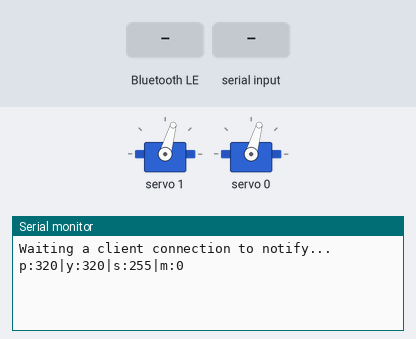
The program below on a simulated ESP32. Parts: 2 × servo, the last lines printed to the serial monitor. The test bench sets the inputs (shaded band). Nothing arrives over Bluetooth unless stated; a phone connects over Bluetooth LE 3 s after start.

Above: at 1.2 s.
1.3 s: Bluetooth LE write "forward" received
At 2.3 s:
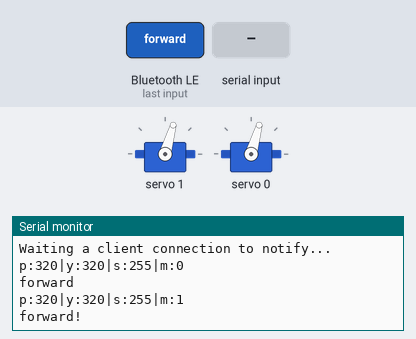
2.8 s: "back\n" received over the second serial link
At 3.9 s:
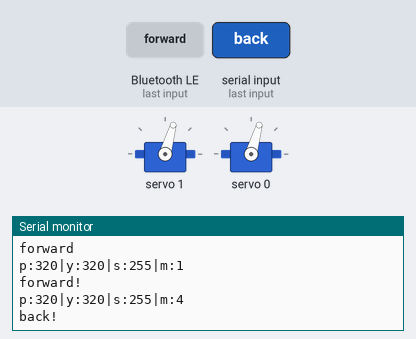
4.3 s: Bluetooth LE write "back" received
At 5.5 s:
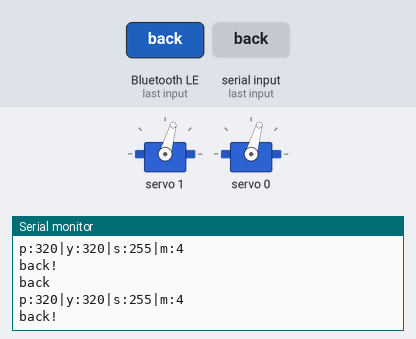
5.8 s: "left\n" received over the second serial link
At 6.3 s:
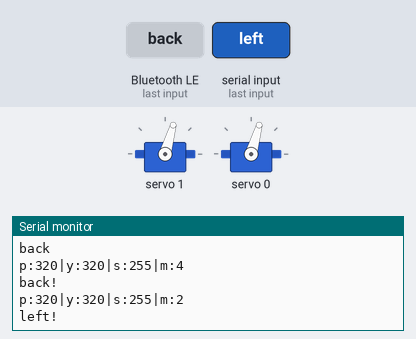
7.3 s: Bluetooth LE write "left" received
At 8.0 s:
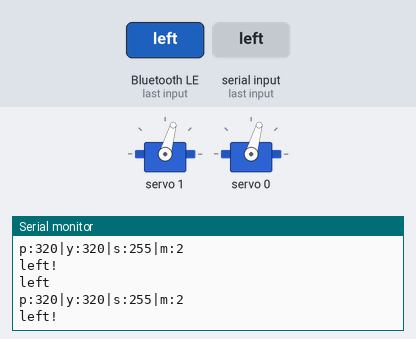
8.8 s: "right\n" received over the second serial link
At 9.7 s:
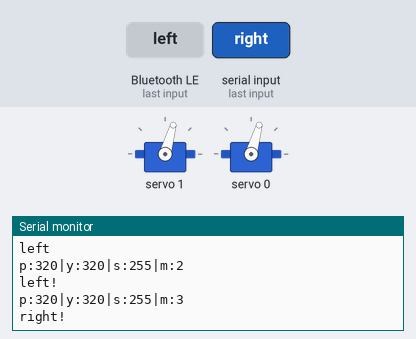
Timing chart, 0 to 11.3 s (numbered marks = the images above; inputs shaded):
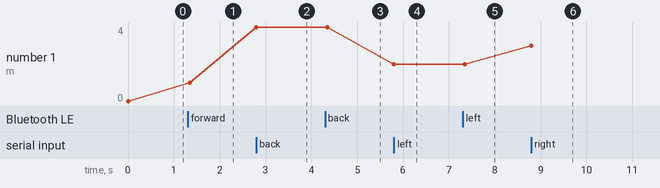

The program:

main.cpp
```cpp
#include <Arduino.h>

#include <BLEDevice.h>
#include <BLEServer.h>
#include <BLEUtils.h>
#include <BLE2902.h>

#include <Wire.h>
#include <Adafruit_MotorShield_MOD_CB.h>
#include <Adafruit_MS_PWMServoDriver.h>

// Create the motor shield object
Adafruit_MotorShield AFMS = Adafruit_MotorShield(0x40);

// Select which 'port' M1, M2, M3 or M4. In this case, M1
Adafruit_DCMotor *rightMotor = AFMS.getMotor(1);
// Make another motor on port M2
Adafruit_DCMotor *leftMotor = AFMS.getMotor(2);


#define MAX_SPEED 255

//  main speed
uint8_t mSpeed = MAX_SPEED;

// low speed for turning etc
uint8_t lSpeed = 90;


Adafruit_MS_PWMServoDriver pwm = Adafruit_MS_PWMServoDriver(0x40);

#define MIN_YAW 220
#define MAX_YAW 420

#define MIN_PITCH 190
#define MAX_PITCH 450

//  main speed
volatile int yawPWM = 320;
volatile int pitchPWM = 320;

// For reporting
char writeTemplate[] =  "p:%i|y:%i|s:%i|m:%i";
volatile bool servoChanged = true;
volatile bool motorChanged = false;

BLECharacteristic *txCharacteristic;
BLECharacteristic *rxCharacteristic;

bool deviceConnected = false;
uint8_t txValue = 0;
String filterString;

#define SERVICE_UUID           "6E400001-B5A3-F393-E0A9-E50E24DCCA9E" // UART service UUID
#define CHARACTERISTIC_UUID_RX "6E400002-B5A3-F393-E0A9-E50E24DCCA9E"
#define CHARACTERISTIC_UUID_TX "6E400003-B5A3-F393-E0A9-E50E24DCCA9E"


volatile int nextMove = 0;

#define STOP 0
#define FORWARD 1
#define LEFT 2
#define RIGHT 3
#define BACK 4
#define SET_SPEED 5

#define RXD2 16
#define TXD2 17


void forward() {
  Serial.println("forward!");
  leftMotor->setSpeed(mSpeed);
  rightMotor->setSpeed(mSpeed);
  leftMotor->run(FORWARD);
  rightMotor->run(FORWARD);
}

void left() {
  Serial.println("left!");
  //leftMotor->setSpeed(lSpeed/2);
  leftMotor->setSpeed(lSpeed);
  rightMotor->setSpeed(lSpeed);
  leftMotor->run(BACKWARD);
  rightMotor->run(FORWARD);
}

void right() {
  Serial.println("right!");
  leftMotor->setSpeed(lSpeed);
  //rightMotor->setSpeed(lSpeed/2);
  rightMotor->setSpeed(lSpeed);
  leftMotor->run(FORWARD);
  rightMotor->run(BACKWARD);
}
void backward() {
  Serial.println("back!");
  leftMotor->setSpeed(mSpeed);
  rightMotor->setSpeed(mSpeed);
  leftMotor->run(BACKWARD);
  rightMotor->run(BACKWARD);
}

void stop() {
  Serial.println("stop!");
  leftMotor->run(RELEASE);
  rightMotor->run(RELEASE);
}

void yaw(int yawValue) {
  Serial.println("yaw!");
  Serial.println(yawValue);
  yawPWM = yawValue;
  servoChanged = true;
}

void pitch(int pitchValue) {
  Serial.println("pitch!");
  Serial.println(pitchValue);
  pitchPWM = pitchValue;
  servoChanged = true;
}

void setSpeed() {
  leftMotor->setSpeed(mSpeed);
  rightMotor->setSpeed(mSpeed);
}


String getValue(String data, char separator, int index)
{
    int found = 0;
    int strIndex[] = { 0, -1 };
    int maxIndex = data.length() - 1;

    for (int i = 0; i <= maxIndex && found <= index; i++) {
        if (data.charAt(i) == separator || i == maxIndex) {
            found++;
            strIndex[0] = strIndex[1] + 1;
            strIndex[1] = (i == maxIndex) ? i+1 : i;
        }
    }
    return found > index ? data.substring(strIndex[0], strIndex[1]) : "";
}

void handleCommand(String filterString) {
  if (filterString.equals("forward")) {
    nextMove = FORWARD;
    motorChanged = true;
  } else if (filterString.equals("back")) {
    nextMove = BACK;
    motorChanged = true;
  } else if (filterString.equals("left")) {
    nextMove = LEFT;
    motorChanged = true;
  } else if (filterString.equals("right")) {
    nextMove = RIGHT;
    motorChanged = true;
  } else if (filterString.equals("stop")) {
    nextMove = STOP;
    motorChanged = true;
  } else if (filterString.startsWith("speed")) {
    String speedValue = getValue(filterString, ':', 1);
    int speedValueInt = speedValue.toInt();
    if (speedValueInt > 0 && speedValueInt < MAX_SPEED) {
      mSpeed = speedValueInt;  // convert string to integer
      lSpeed = mSpeed * .6;  // set low speed to 60%
      nextMove = SET_SPEED;
      motorChanged = true;
    }

  } else if (filterString.startsWith("yaw")) {
    String yawValue = getValue(filterString, ':', 1);
    int yawValueInt = yawValue.toInt();
    if (yawValueInt > MIN_YAW && yawValueInt < MAX_YAW) {
      yaw(yawValueInt);
    }
  } else if (filterString.startsWith("pitch")) {
    String pitchValue = getValue(filterString, ':', 1);
    int pitchValueInt = pitchValue.toInt();
    if (pitchValueInt > MIN_PITCH && pitchValueInt < MAX_PITCH) {
      pitch(pitchValueInt);
    }
  }
}

class MyServerCallbacks: public BLEServerCallbacks {
  void onConnect(BLEServer* pServer) {
  deviceConnected = true;
  };
  void onDisconnect(BLEServer* pServer) {
  deviceConnected = false;
  }
};
class Callbacks: public BLECharacteristicCallbacks {
  void onWrite(BLECharacteristic *pCharacteristic) {
    std::string rxValue = pCharacteristic->getValue();

    filterString = rxValue.c_str(); // Convert to standard c string format
    Serial.println(filterString);
    handleCommand(filterString);
  }
};
void setup() {
  Serial.begin(9600);
  Serial2.begin(9600, SERIAL_8N1, RXD2, TXD2);


  AFMS.begin();  // create with the default frequency 1.6KHz
  //AFMS.begin(1000);  // OR with a different frequency, say 1KHz

  // Set the speed to start, from 0 (off) to 255 (max speed)
  leftMotor->setSpeed(mSpeed);
  leftMotor->run(FORWARD);
  // turn on motor
  leftMotor->run(RELEASE);


  rightMotor->setSpeed(mSpeed);
  rightMotor->run(FORWARD);
  // turn on motor
  rightMotor->run(RELEASE);

  // Servos

  pwm.begin();

  pwm.setPWMFreq(60);  // Analog servos run at ~60 Hz updates

  // Create the BLE Device
  BLEDevice::init("ESP32bot");
  // Create the BLE Server
  BLEServer *server = BLEDevice::createServer();

  server->setCallbacks(new MyServerCallbacks());
  // Create the BLE Service
  BLEService *service = server->createService(SERVICE_UUID);

  // TX Characteristic
  txCharacteristic = service->createCharacteristic(
    CHARACTERISTIC_UUID_TX,
    BLECharacteristic::PROPERTY_NOTIFY | BLECharacteristic::PROPERTY_READ
  );

  txCharacteristic->addDescriptor(new BLE2902());

  // RX Characteristic
  BLECharacteristic *rxCharacteristic = service->createCharacteristic(
    CHARACTERISTIC_UUID_RX,
    BLECharacteristic::PROPERTY_WRITE
  );
  rxCharacteristic->setCallbacks(new Callbacks());
  // Start the service
  service->start();
  // Start advertising
  server->getAdvertising()->start();
  Serial.println("Waiting a client connection to notify...");
}

void writeCurrentState() {
  char writeValue[80];

  sprintf(writeValue, writeTemplate, pitchPWM, yawPWM, mSpeed, nextMove);

  txCharacteristic->setValue(writeValue);
  txCharacteristic->notify();

  Serial.println(writeValue);
  Serial2.println(writeValue);
}

void processIncomingByte (const byte inByte)  {
  static char input_line [10];
  static unsigned int input_pos = 0;

  switch (inByte) {
    case '\n':   // end of text
      input_line [input_pos] = 0;  // terminating null byte
      // terminator reached! process input_line here ...
      handleCommand(input_line);
      // reset buffer for next time
      input_pos = 0;
      break;
    case '\r':   // discard carriage return
      break;
    default:
      // keep adding if not full ... allow for terminating null byte
      if (input_pos < (10 - 1))
        input_line [input_pos++] = inByte;
      break;
    }
}

void loop() {

  while(Serial2.available()) {
    processIncomingByte(Serial2.read());
  }

  if (servoChanged) {
    writeCurrentState();

    pwm.setPWM(1, 0, yawPWM);
    pwm.setPWM(0, 0, pitchPWM);

    servoChanged = false;
  } else if (motorChanged) {
    writeCurrentState();
    motorChanged = false;
    switch (nextMove) {
      case STOP:
        stop();
        break;
      case FORWARD:
        forward();
        break;
      case LEFT:
        left();
        break;
      case RIGHT:
        right();
        break;
      case BACK:
        backward();
        break;
      case SET_SPEED:
        setSpeed();
        break;
    }
  }
}
```

Measured:
- after the input at 1.3 s, the serial monitor: prints a new line after 0.05 s (image 1)
- after the input at 2.8 s, the serial monitor: prints a new line at once (image 2)
- after the input at 4.3 s, the serial monitor: prints a new line after 0.05 s (image 3)
- after the input at 5.8 s, the serial monitor: prints a new line at once (image 4)
- after the input at 7.3 s, the serial monitor: prints a new line after 0.05 s (image 5)
- after the input at 8.8 s, the serial monitor: prints a new line at once (image 6)
- plotted number 1: 0 → 1 after the input at 1.3 s, 1 → 4 after the input at 2.8 s, 4 → 2 after the input at 5.8 s, 2 → 3 after the input at 8.8 s
